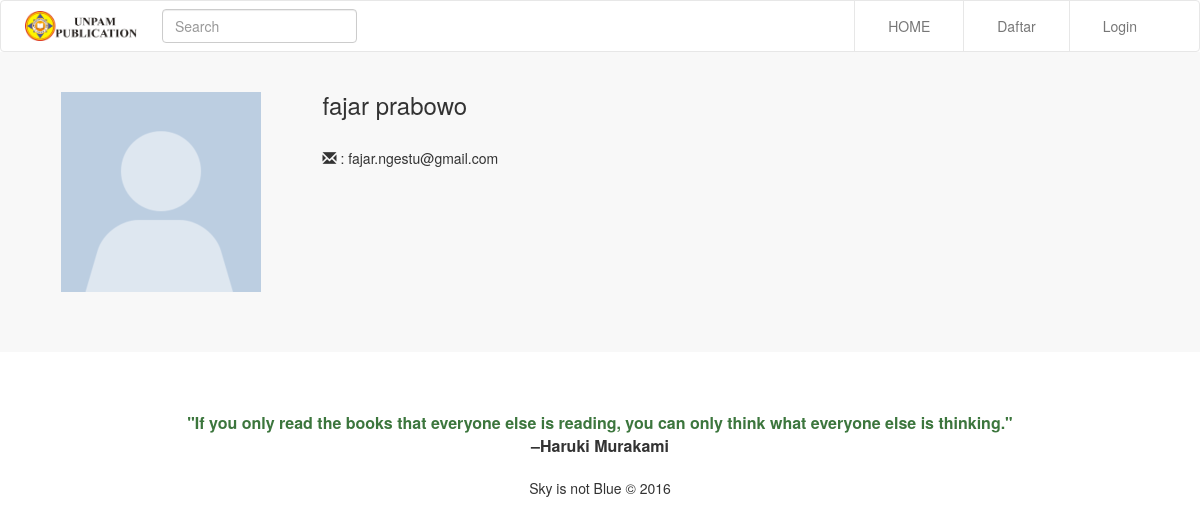
The page /user/fajarprabowo on the database its author committed.
### tables this page shows
CREATE TABLE `users` (
  `id` int(11) NOT NULL,
  `email` varchar(100) NOT NULL,
  `password` varchar(255) NOT NULL,
  `nama_depan` varchar(50) NOT NULL,
  `nama_belakang` varchar(50) NOT NULL,
  `gambar` varchar(100) NOT NULL,
  `biografi` text NOT NULL,
  `alamat` text NOT NULL,
  `telepon` varchar(20) NOT NULL,
  `url` varchar(100) NOT NULL
);

### site/views/UsersView.php (called while the page is built, shortened)
<?php
  class UsersView
  {
      public function render($data)
      {
          require_once dirname(__FILE__).'/../templates/users/user.php';
      }
  }

### site/controllers/UsersController.php (called while the page is built)
<?php
  class UsersController
  {
      private $model;
      private $view;
      public function __construct($model, $view)
      {
          $this->model = $model;
          $this->view = $view;
      }
      public function showUser()
      {
          $this->model->setUrl($_GET['url']);
          $data = $this->model->getDataUser();
          $this->view->render($data);
      }
  }

### site/user.php (called while the page is built, shortened)
<?php
  require_once dirname(__FILE__).'/models/UsersModel.php';
  require_once dirname(__FILE__).'/views/UsersView.php';
  require_once dirname(__FILE__).'/controllers/UsersController.php';
  $user = new UsersController(new UsersModel(), new UsersView());
  $user->showUser();

### site/models/UsersModel.php (called while the page is built, shortened)
<?php
  require_once dirname(__FILE__).'/../../class/User.php';
  class UsersModel extends User
  {
      public function getDataUser()
      {
          $con = Connection::getInstance();
          $req = $con->prepare('SELECT * FROM users WHERE url = ?');
          $req->bindParam(1, $this->getUrl());
          $req->execute();
          $data = $req->fetch();
          return $data;
      }
  }

### class/User.php (called while the page is built, shortened)
<?php
  class User
  {
      private $url;
      public function getUrl()
      {
          return $this->url;
      }
      public function setUrl($url)
      {
          $this->url = $url;
      }
  }

### site/templates/users/user.php (the view, shortened to what this page needs)
<!DOCTYPE html>
<html>
  <head>
    <?php require_once dirname(__FILE__).'/../includeCSS.php'; ?>
  </head>
  <body>
    <?php require_once dirname(__FILE__).'/../navbar.php'; ?>
    <section class="profile">
      <div class="container">
        <div class="row">
          <div class="col-md-12 profile-user">
            <div class="row">
              <div class="col-md-3 profile-pictures">
                <?php if (!empty($data['gambar'])) {
    $gambar = APP_URL.'assets/images/'.$data['gambar'];
} else {
    $gambar = APP_URL.'assets/images/default-picture.png';
} ?>
                <img class="img-responsive img-center" src="<?php echo $gambar; ?>">
              </div>
              <div class="col-md-9 profile-details">
                <h3><?php echo $data['nama_depan'].' '.$data['nama_belakang']; ?></h3>
                <div class="row">
                  <div class="col-md-12">
                    <p><?php if (!empty($data['email'])) {
    echo "<span class='glyphicon glyphicon-envelope'></span> : ".$data['email'];
} ?></p>
                  </div>
                </div>
              </div>
            </div>
          </div>
        </div>
      </div>
    </section>
    <?php require_once dirname(__FILE__).'/../footer.php'; ?>
  </body>
</html>

### assets/css/style.css (style rules this page uses)
.profile { background-color: #f8f8f8; margin-bottom: 40px; }
.profile-user { padding: 40px 15px; }
.profile-pictures { margin-bottom: 20px; }
.profile-details h3 { margin-top: 0px; }
.img-center { margin: 0 auto; }

### rows shown on the page
users: nama_depan "fajar", nama_belakang "prabowo", email "fajar.ngestu@gmail.com"
